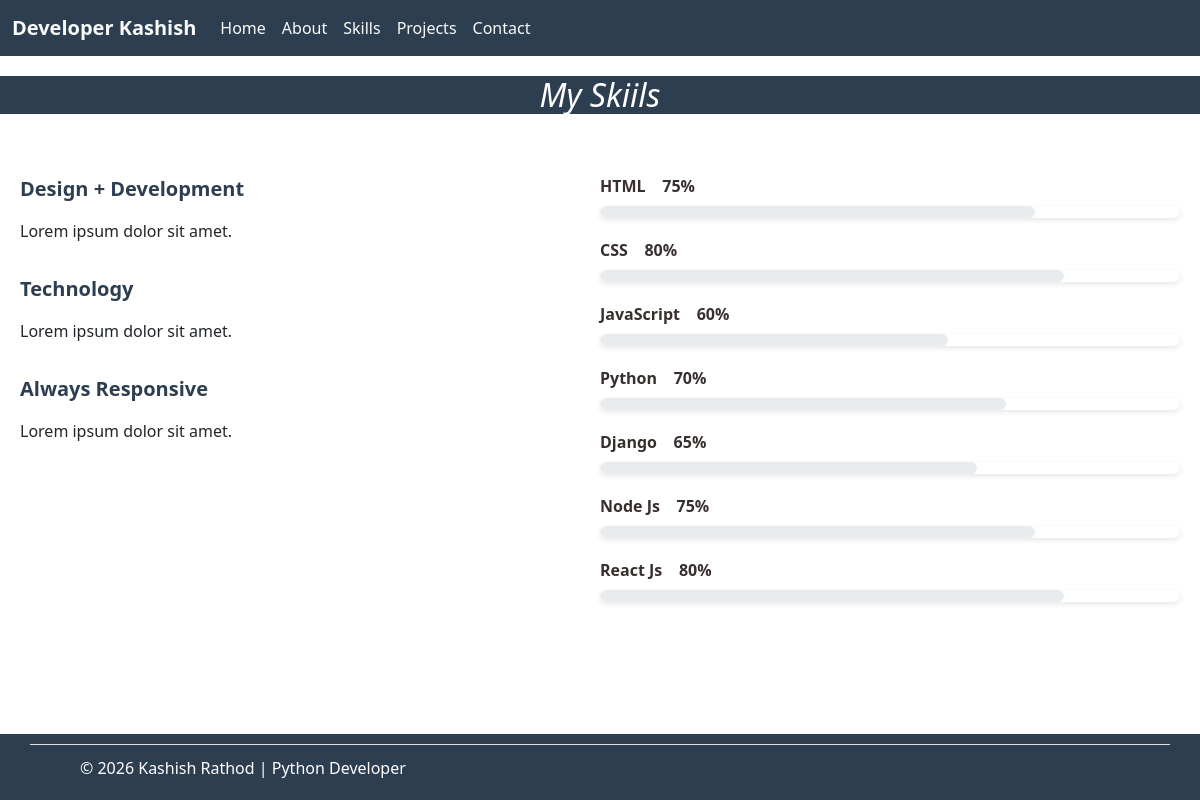
/skills, run on an earlier commit of the app's database.
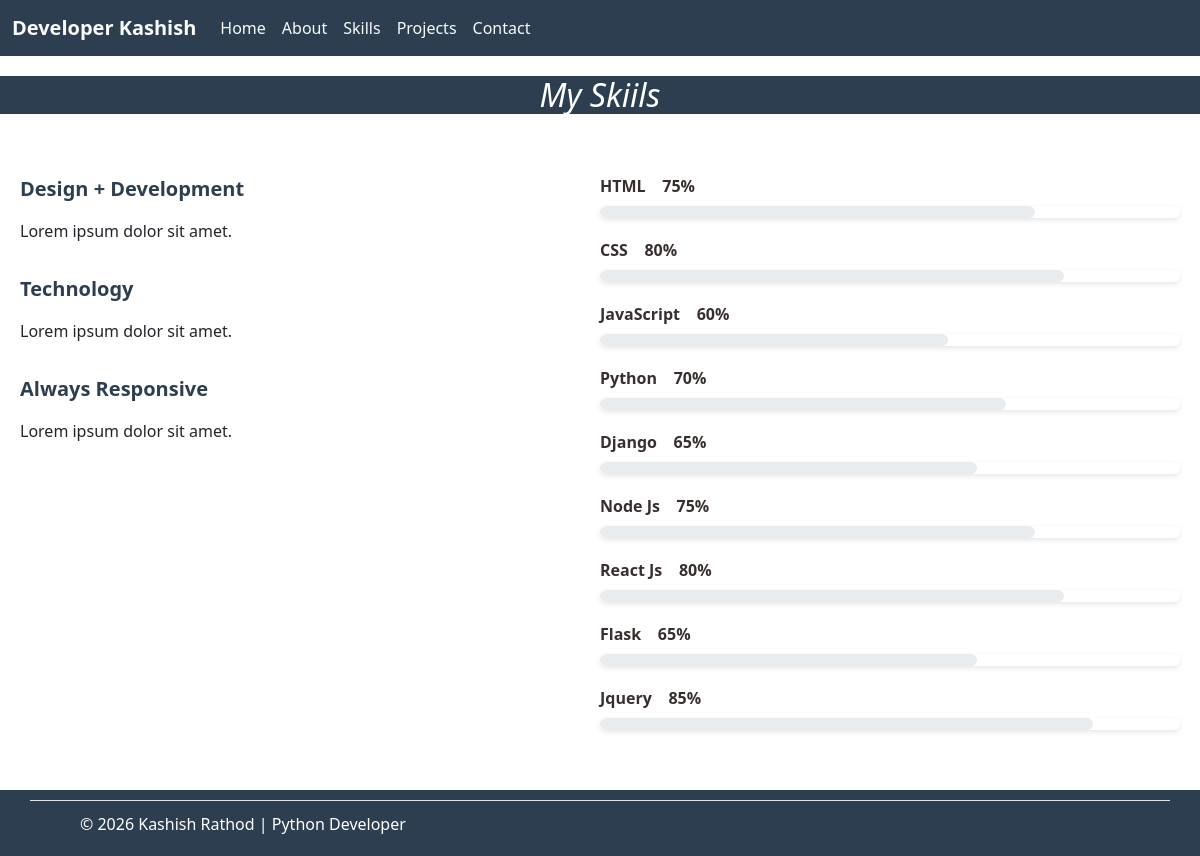
And on a later commit of the database.
### home/models.py (models this page shows, shortened)
class Skills(models.Model):
    name = models.CharField(max_length=30)
    progress = models.IntegerField(default=0)
    desc = models.TextField(blank=True,null=True)
    icon = models.ImageField(upload_to='images/',blank=True,null=True)

### home/views.py (the view)
# urls.py: path('skills',views.skills,name='skills'),
def skills(request):
    skills = Skills.objects.all()
    return render(request,'skills.html',{'skills':skills})

### templates/skills.html (shortened to what this page needs)
{% extends "index.html" %}
{% block body %}
<div class="container-heading">
  <h2><i class="las la-angle-double-right">My Skiils</i></h2>
</div>
<div class="skills-container">
  <div class="skills-left">
    <div class="container-skills">
      <div>
        <span class="las la-brush" style="font-size: 20px">
          Design + Development</span
        >
      </div>
      <p>Lorem ipsum dolor sit amet.</p>
      <div>
        <span class="las la-code" style="font-size: 20px"> Technology</span>
      </div>
      <p>Lorem ipsum dolor sit amet.</p>
      <div>
        <span class="las la-mobile-alt" style="font-size: 20px">
          Always Responsive</span
        >
      </div>
      <p>Lorem ipsum dolor sit amet.</p>
    </div>
  </div>
  <div class="skills-right">
    {%for skill in skills%}
    <div class="skill">
      <label for="{{skill.name}}"
        >{{skill.name}}&nbsp;&nbsp;&nbsp;&nbsp;{{skill.progress}}%</label
      >
      <div class="progress-bar" id="{{skill.name}}">
        <div class="progress" style="width: {{skill.progress}}%;"></div>
      </div>
    </div>
    {%endfor%}
  </div>
</div>
{% endblock body%}

What changed in the data, as far as the page shows it:
added Skills: name "Flask", progress "65"
added Skills: name "Jquery", progress "85"
